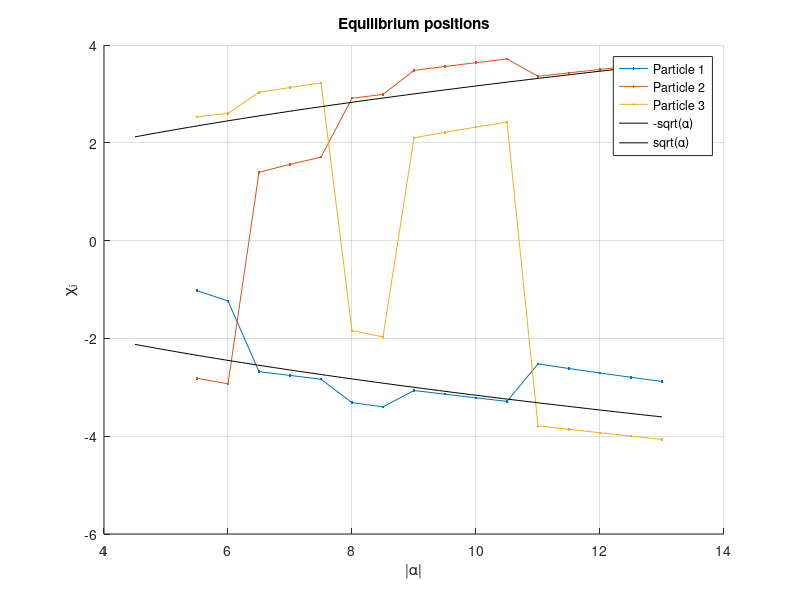

Recreate this plot in MATLAB. (Note: this script raises an error after producing the figure.)
clc
clear all
format long

%% Structural Initialization:
FS  = 1;        % Figure switch
FE  = 1;        % ErrorFinding Figure switch
MS  = 1;        % Method switch: MS = {1, 2, 3} = {Standard MC, Restricted MC, No derivatives}
    % For Option two how many spwees do you want?
    if MS == 2
        SweepCount = 2;
    end

PN  = 3;        % Number of Particles

%% Constants of the calculation:
NoP             = 200;              % Number of points in each trajectory
AlphaJumps      = 0.5;             % Increments in Alpha
AlphaValues     = 5.5:AlphaJumps:13;  % 'Potential barrier' values
iter            = 10^7;             % Number of MC iterations
beta            = 0.1^2;
R0 = 4;
for k = 1:length(AlphaValues)
    R(k) = R0 / sqrt(AlphaValues(k)); %the time rescaling parameter set to some arbitrary number O(1)
end

Eta = 20;  % Potential fitted value of the dimensionless Coulomb interaction 18.813...
z   = linspace(-1, 1, NoP);     % Imaginary time variable
dz  = z(2) - z(1);              % dt in imaginary time

%% Calculating the Equilibrium Positions:

EqPos = [];
warning('Always check the equilibrium positions when changing the AlphaJumps or the initial and final value of alpha in AlphaValues before running the whole calculation!')
for a = 1:length(AlphaValues)
    Potential = @(x) 0.25 * (x(1)^2 - AlphaValues(a))^2 + 0.25 * (x(2)^2 - AlphaValues(a))^2 + 0.25 * (x(3)^2 - AlphaValues(a))^2 + Eta/abs(x(1) - x(2) + beta) + Eta/abs(x(1) - x(3) + beta) + Eta/abs(x(2) - x(3) + beta);

    options = optimset('TolFun', 1e-14, 'TolX', 1e-14, 'MaxFunEvals', 10^9, 'MaxIter', 10^9);
    x_start = [-sqrt(a)-2 -1 sqrt(a)];
    [x0, fval0] = fminsearch(Potential, x_start, options);
    EqPos(:, a) = x0;
    FuncVal(a)  = fval0;
end

if FS
    figure(1)
    clf(figure(1))
    hold on
    title('Equilibrium positions')
    xlabel('|\alpha|')
    ylabel('\chi_i')
    for i = 1:PN
        plot(AlphaValues, EqPos(i, :), '.-', 'DisplayName', ['Particle ' num2str(i)])
    end
    y = linspace(4.5, max(AlphaValues));
    plot(y, -sqrt(y), 'k', 'DisplayName', '-sqrt(\alpha)')
    plot(y, sqrt(y), 'k', 'DisplayName', 'sqrt(\alpha)')
    legend
    grid on
    hold off
end

disp('Equilibrium positions calculated. --------------------------------------')

disp(['Number of Particles:                     ' num2str(PN)])
disp(['dalpha:                                  ' num2str(AlphaJumps)])
disp(['\alpha_min: ' num2str(AlphaValues(1)) ', \alpha_max: ' num2str(AlphaValues(end))])
disp(['Number of points in one trajectory:      ' num2str(NoP)])
disp(['dz:                                      ' num2str(dz)])
disp(['Dimless Coulomb interaction parameter:   ' num2str(Eta)])
%% Simulated Annealing:

for stateInd = 1:length(AlphaValues)
    % Simulated temperature & Sigma (variance)
    T_init  = 10;
    T       = T_init * exp(-(linspace(0, 34, iter))/1);
    sigma   = 0.1 * sqrt(T);

    Exclude = 0.2;

    r       = R(stateInd);              % smae as R but we need only 1 for a specific calculation
    alpha   = AlphaValues(stateInd);
    
    for q = 1:PN
        p_in(q)     = EqPos(q, stateInd); 
        p_out(q)    = -EqPos(PN - q + 1, stateInd);
    end

    % Initializing the starting positions:
    [Position, Shift]   = InitPos3Particle(PN, NoP, p_in, p_out, Eta, alpha);
    
    if FS == 1 && FE == 1
        figure(3)
        clf(figure(3))
        hold on
        title('Initial trajectory')
        xlabel('z')
        ylabel('\chi_i')
        for i = 1:PN
            plot(z, Position(i, :), '.-', 'DisplayName', ['Particle ' num2str(i)])
        end
        yline(0)
        xline(0)
        legend
        grid on
        hold off
    end

    CurrentAction = ActionCalc(Position, r, alpha, Eta, PN, NoP, z, dz, Shift, beta);
    
    % Keeping track of the discarded moves & Energy/iteration:
    discarded   = zeros(iter,1);
    Energy      = zeros(iter,1);

    disp(["\alpha = " num2str(alpha)])
    disp("E_0 = " + num2str(CurrentAction, 15))
    disp("Shift = " + num2str(Shift))

    tic
    for i = 1:iter
        if MS == 1
            % Option 1: Basic 3 particle MC
            pos_new = NewStepStandard(Position, NoP, sigma(i), p_in(1), p_out(1), p_in(2), p_out(2), p_in(3), p_out(3), z, dz);
        elseif MS == 2   
            % Option 2: Restricted range 3 particle MC
            pos_new = NewStepRestricted(Position, alpha, Eta, NoP, sigma(i), Exclude, p_in, p_out, z);
        elseif MS == 3
            % Option 3: No derivatives on the sides MC
            pos_new = HibridStep5PartEasy(Position, alpha, Eta, PN, NoP, sigma(i), Exclude, p_in, p_out, z);
        end
        E_new   = ActionCalc(pos_new, r, alpha, Eta, PN, NoP, z, dz, Shift, beta);
        E_diff  = CurrentAction - E_new;

        if E_diff > 0
            Position        = pos_new;
            CurrentAction   = E_new;
        elseif rand() <= exp(E_diff/T(i))
            Position        = pos_new;
            CurrentAction   = E_new;
        else
            discarded(i) = i;
        end

        Energy(i) = CurrentAction;

        if rem(i, 20000) == 0 && FS == 1
            figure(2)
            clf(figure(2))
            hold on
            plot(z, Position(1, :))
            plot(z, Position(2, :))
            plot(z, Position(3, :))
            plot(0.01 * 0.25 * (linspace(-6, 6, 100).^2 - alpha).^2 - 1, linspace(-5, 5, 100))
            xlim([-1 1])
            yline([p_in(1) p_in(2) p_in(3)])
            yline([p_out(1) p_out(2) p_out(3)])
            plot(linspace(-1, 1, 25), linspace(Position(2, 1), Position(2, end), 25))
            grid on
            hold off
            disp("iter= " + num2str(i) + "   "+ "E_0= " + num2str(CurrentAction, 10) + ' -- ' + num2str(round(i/iter * 100, 3)) + '%')
        end
    end

    if MS == 2
        for sweepInd = 1:SweepCount
            for ParticleInd = 1:3
                iter2 = 10^6;

                T_init2 = 10^-5;
                T2 = T_init2 * exp(-(linspace(0,40,iter2)));
                sigma2 = 0.05 * sqrt(T2);

                for IterInd2 = 1:iter2
                    pos_new     = OneParticleStep(Position, ParticleInd, sigma2(IterInd2), NoP);
                    E_new       = ActionCalc(pos_new, r, alpha, Eta, PN, NoP, z, dz, Shift);
                    E_diff      = CurrentAction - E_new;

                    if E_diff > 0
                        Position        = pos_new;
                        CurrentAction   = E_new;
                    elseif rand() <= exp(E_diff/(0.2 * T2(IterInd2)))
                        Position        = pos_new;
                        CurrentAction   = E_new;
                    else
                        discarded(end + 1) = IterInd2;
                    end

                    if rem(IterInd2, 20000) == 0 && FS == 1
                        figure(4)
                        clf(figure(4))
                        hold on
                        plot(z, Position(1, :))
                        plot(z, Position(2, :))
                        plot(z, Position(3, :))
                        plot(0.01 * 0.25 * (linspace(-6, 6, 100).^2 - alpha).^2 - 1, linspace(-5, 5, 100))
                        xlim([-1 1])
                        yline([p_in(1) p_in(2) p_in(3)])
                        yline([p_out(1) p_out(2) p_out(3)])
                        xline([1-Exclude (-1 + Exclude)])
                        grid on
                        hold off
                        disp("iter= " + num2str(IterInd2) + "   "+ "E_0= " + num2str(CurrentAction, 10))
                    end
                end
            end
        end
    end

    %
    [gofmtx] = TanFitting(Position, NoP, PN, z);
    FittedPosition = zeros(3, NoP);
    for particleInd = 1:3
        if particleInd == 1 || particleInd == 3
            a = gofmtx(particleInd, 1);
            b = gofmtx(particleInd, 2);
            c = gofmtx(particleInd, 3);
            d = gofmtx(particleInd, 4);
            FittedPosition(particleInd, :) = a + b.*tanh(atanh(z).*c + d);
        else
            FittedPosition(particleInd, :) = abs(Position(2, 1)) .* tanh(atanh(z).*gofmtx(particleInd, 1));
        end
    end
    %
    if FS == 1
        figure(5)
        clf(figure(5))
        hold on
        plot(z, FittedPosition(1, :), 'o')
        plot(z, FittedPosition(2, :), 'o')
        plot(z, FittedPosition(3, :), 'o')
        plot(z, Position(1, :))
        plot(z, Position(2, :))
        plot(z, Position(3, :))
        grid on
        hold off
    end
    disp('fitted action: ')
    num2str(ActionCalc(FittedPosition, r, alpha, Eta, PN, NoP, z, dz, Shift, beta))
    disp('MC action: ')
    num2str(Energy(end))

    time(stateInd) = toc;
    if MS == 1
        NameString = ['Traj_1p_STDMC' num2str(stateInd)];
    elseif MS == 2
        NameString = ['Traj_1p_RESTMC' num2str(stateInd)];
        IterData.SweepCount = SweepCount;
        IterData.Excluded   = Exclude;
    elseif MS == 3
        NameString = ['Traj_1p_SIMPLEMC' num2str(stateInd)];
    end
    

    IterData.NameString                 = NameString;
    IterData.NumberOfParticles          = PN;
    IterData.AlphaIncrements            = AlphaJumps;
    IterData.AlphaValues                = AlphaValues;
    IterData.NumberOfPoinsInTrajectory  = NoP;
    IterData.time                       = z;
    IterData.dt                         = dz;
    IterData.EquilibriumPositions       = EqPos;
    IterData.RValue                     = r;
    IterData.IterationNumber            = iter;
    %IterData.EnergySeries               = E(1:10:end);
    IterData.EnergyShift                = Shift;
    IterData.Trajectories               = Position;
    IterData.Action                     = Energy(end);
    IterData.AnalyticalAction           = 0;
    IterData.FittedAction               = ActionCalc(FittedPosition, r, alpha, Eta, PN, NoP, z, dz, Shift, beta);
    IterData.FittedTrajectories         = FittedPosition;
    save(NameString, "IterData");

end



